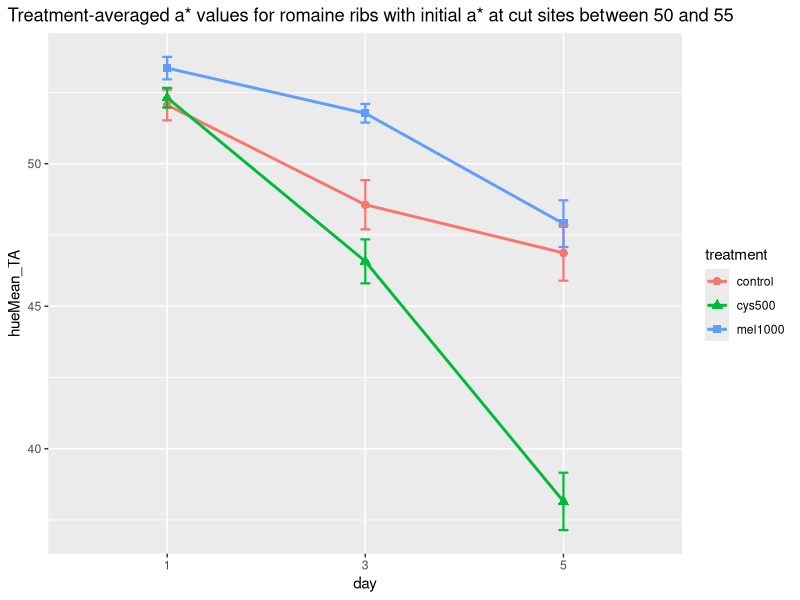

Reproduce this figure in R.
# !diagnostics off

packageList <- c("tidyr", "dplyr", "ggplot2")
newPackages <- packageList[!(packageList %in% installed.packages()[,"Package"])]
if(length(newPackages) > 0){
  install.packages(newPackages)
}

library(tidyr)
library(dplyr)
library(ggplot2)

# Set main path
mainPath <- "C:/Users/Bryce/Documents/woundingResponse"
if(getwd() != mainPath){
  setwd(mainPath)
}

# Load hue data from .csv file
allData <- read.csv("data/v3/hue_rawData.csv")[, 2:7]
allData[colnames(allData)[1:5]] <- lapply(allData[colnames(allData)[1:5]], factor)

# Specify variety and bounds for subsetting
var <- "romaine"
hueMin <- 50
hueMax <- 55

# Subset allData by filtering out samples with initial hueMean outside of specified bounds
subsetData <- allData %>%
  filter(variety==var) %>%
  pivot_wider(names_from=day, values_from=hueMean, names_prefix="hueMean_day") %>%
  filter(hueMean_day1>hueMin & hueMean_day1<hueMax)

# Print summary of samples remaining after subsetting
print(paste("# of control samples remaining:", sum(subsetData$treatment=="control")))
print(paste("# of cys500 samples remaining:", sum(subsetData$treatment=="cys500")))
print(paste("# of mel1000 samples reminaing:", sum(subsetData$treatment=="mel1000")))

# Recursively filter samples until all treatment groups have the same number of samples
# Samples are filtered in order of distance from mean of treatment group with the fewest samples
samplesPerGroup <- subsetData %>%
  group_by(treatment) %>%
  tally()
limitingGroup <- as.character(samplesPerGroup$treatment[samplesPerGroup$n==min(samplesPerGroup$n)])[1]
limitingGroupMean <- mean(subsetData$hueMean_day1[subsetData$treatment==limitingGroup])

subsetData <- subsetData %>%
  mutate(meanDiff=abs(hueMean_day1-limitingGroupMean))

for(treatmentGroup in samplesPerGroup$treatment){
  while(sum(subsetData$treatment==treatmentGroup) > sum(subsetData$treatment==limitingGroup)){
    maxDiff <- max(subsetData[subsetData$treatment==treatmentGroup, ]$meanDiff)
    subsetData <- subsetData[!(subsetData$treatment==treatmentGroup & subsetData$meanDiff==maxDiff), ]
  }
}

subsetData <- subsetData[ , 1:ncol(subsetData)-1]
subsetData <- subsetData %>%
  pivot_longer(cols=c("hueMean_day1", "hueMean_day3", "hueMean_day5"), names_to="day",
               names_prefix="hueMean_day", values_to="hueMean")

# Define function to calculate standard error
stError <- function(data){
  return(sd(data)/sqrt(length(data)))
}

# Make line graph of output data
graphData <- subsetData %>%
  group_by(variety, treatment, day) %>%
  summarise(hueMean_TA=mean(hueMean), SE=stError(hueMean))

lineGraph <- ggplot(data=graphData, mapping=aes(x=day, y=hueMean_TA, group=treatment)) +
  geom_line(mapping=aes(color=treatment), size=1) +
  geom_point(mapping=aes(shape=treatment, color=treatment), size=2.5) +
  geom_errorbar(mapping=aes(ymin=hueMean_TA-SE, ymax=hueMean_TA+SE, color=treatment), width=0.05, size=0.75) +
  labs(title=paste("Treatment-averaged a* values for", var, "ribs with initial a* at cut sites between", hueMin, "and", hueMax)) +
  theme(plot.title.position="plot")
print(lineGraph)